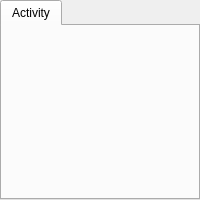
<?xml version="1.0" encoding="UTF-8"?>
<ui version="4.0">
 <class>ActivityPanelWidget</class>
 <widget class="QWidget" name="ActivityPanelWidget">
  <property name="geometry">
   <rect><x>0</x><y>0</y><width>200</width><height>200</height></rect>
  </property>
  <property name="minimumSize">
   <size><width>200</width><height>0</height></size>
  </property>
  <property name="sizePolicy">
   <sizepolicy hsizetype="Preferred" vsizetype="Preferred">
    <horstretch>0</horstretch><verstretch>0</verstretch>
   </sizepolicy>
  </property>
  <layout class="QVBoxLayout" name="verticalLayoutMain">
   <property name="spacing"><number>4</number></property>
   <property name="leftMargin"><number>0</number></property>
   <property name="topMargin"><number>0</number></property>
   <property name="rightMargin"><number>0</number></property>
   <property name="bottomMargin"><number>0</number></property>
   <item>
    <widget class="QTabWidget" name="tabWidgetActivity">
     <property name="currentIndex"><number>0</number></property>
     <widget class="QWidget" name="tabActivity">
      <attribute name="title"><string>Activity</string></attribute>
      <layout class="QVBoxLayout" name="verticalLayoutActivity">
       <property name="spacing"><number>0</number></property>
       <property name="leftMargin"><number>0</number></property>
       <property name="topMargin"><number>0</number></property>
       <property name="rightMargin"><number>0</number></property>
       <property name="bottomMargin"><number>0</number></property>
       <item>
        <widget class="QWidget" name="widgetActivity" native="true">
         <property name="sizePolicy">
          <sizepolicy hsizetype="Preferred" vsizetype="Preferred">
           <horstretch>0</horstretch><verstretch>0</verstretch>
          </sizepolicy>
         </property>
        </widget>
       </item>
      </layout>
     </widget>
    </widget>
   </item>
  </layout>
 </widget>
 <resources/>
 <connections/>
</ui>
